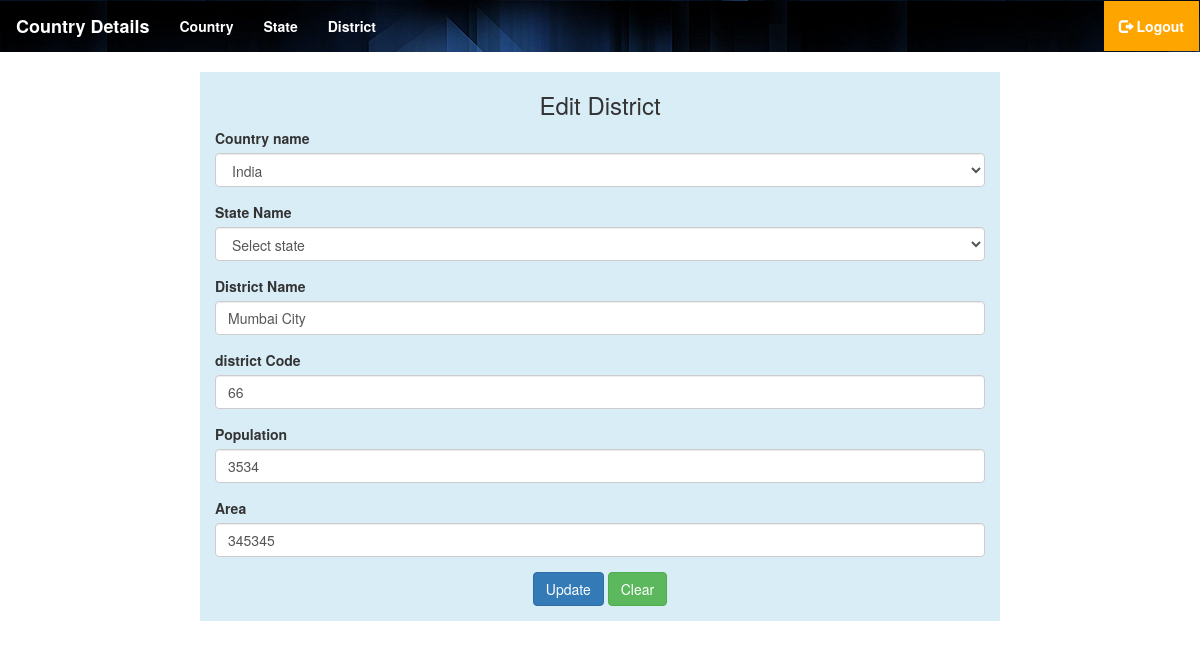
Page /editDistrict.php?district_id=23 (signed in) on the committed database.
### tables this page shows
CREATE TABLE `district` (
  `district_id` int(11) NOT NULL,
  `district_name` varchar(255) NOT NULL,
  `district_code` varchar(100) NOT NULL,
  `population` int(11) NOT NULL,
  `area` int(11) NOT NULL
);

### editDistrict.php (the view, shortened to what this page needs)
<?php
	include("header.php");
	include("session.php");
?>
<div class="row">
<div class="col-sm-2"></div>
<div class="col-sm-8 bg-info">
	<form action="updateDistrict.php" method="post" id="updateDistrict">
		<h3 class="text-center">Edit District</h3>
		<?php
			$id=$_GET['district_id'];
			$sql="select * from dist_state_count where district_id='$id'";
			$res=mysqli_query($conn,$sql);
			$row=mysqli_fetch_assoc($res);
			$sql1="select * from district where district_id='".$row['district_id']."'";
			$res1=mysqli_query($conn,$sql1);
			$row1=mysqli_fetch_assoc($res1);
		?>
			<div class="form-group">
				<label>Country name</label>
				<select name="cname" class="form-control" id="country" required>
				  <?php
					$selected = "";
					$sql2="SELECT * FROM country";
					$res2=mysqli_query($conn,$sql2);
					while($countrynames=mysqli_fetch_assoc($res2))
					{
					  if($countrynames['country_id'] == $row['country_id']){
					  $selected = "selected";
					}
					?>
					<option value="<?php echo ($countrynames['country_id'])?>" <?php echo $selected ?>>
					<?php echo($countrynames['country_name']) ?>
					</option>
					<?php
					   $selected = "";
					 }
				  ?>
				</select>
			</div>
			<div class="form-group">
				<label>State Name</label>
				<select name="sname" class="form-control" id="state" required>
				<option value="">Select state</option>
				</select>
			</div>
			<div class="form-group">
				<label>District Name</label>
				<input type="text" name="districtname" id="dname" class="form-control" value="<?php echo $row1['district_name']; ?>">
			</div>
					<div class="form-group">
						<label>district Code</label>
						<input type="text" name="code" id="code" class="form-control" value="<?php echo $row1['district_code'];?>">
					</div>
					<div class="form-group">
						<label>Population</label>
						<input type="text" name="num" id="population" class="form-control" value="<?php echo $row1['population']; ?>">
					</div>
					<div class="form-group">
						<label>Area</label>
						<input type="number" name="area" id="area" class="form-control" value="<?php echo $row1['area'] ?>">
					</div>
		<div class="form-group text-center">
			<button type="submit" class="btn btn-primary">Update</button>
			<button type="reset" class="btn btn-success">Clear</button>
		</div>
	</form>
</div>
<div class="col-sm-2"></div>
</div>
<?php
include ("footer.php");
?>

### rows in the picture
district: districtname "Mumbai City", code "66", num "3534", area "345345"

### other values in the picture
form field cname "India"
